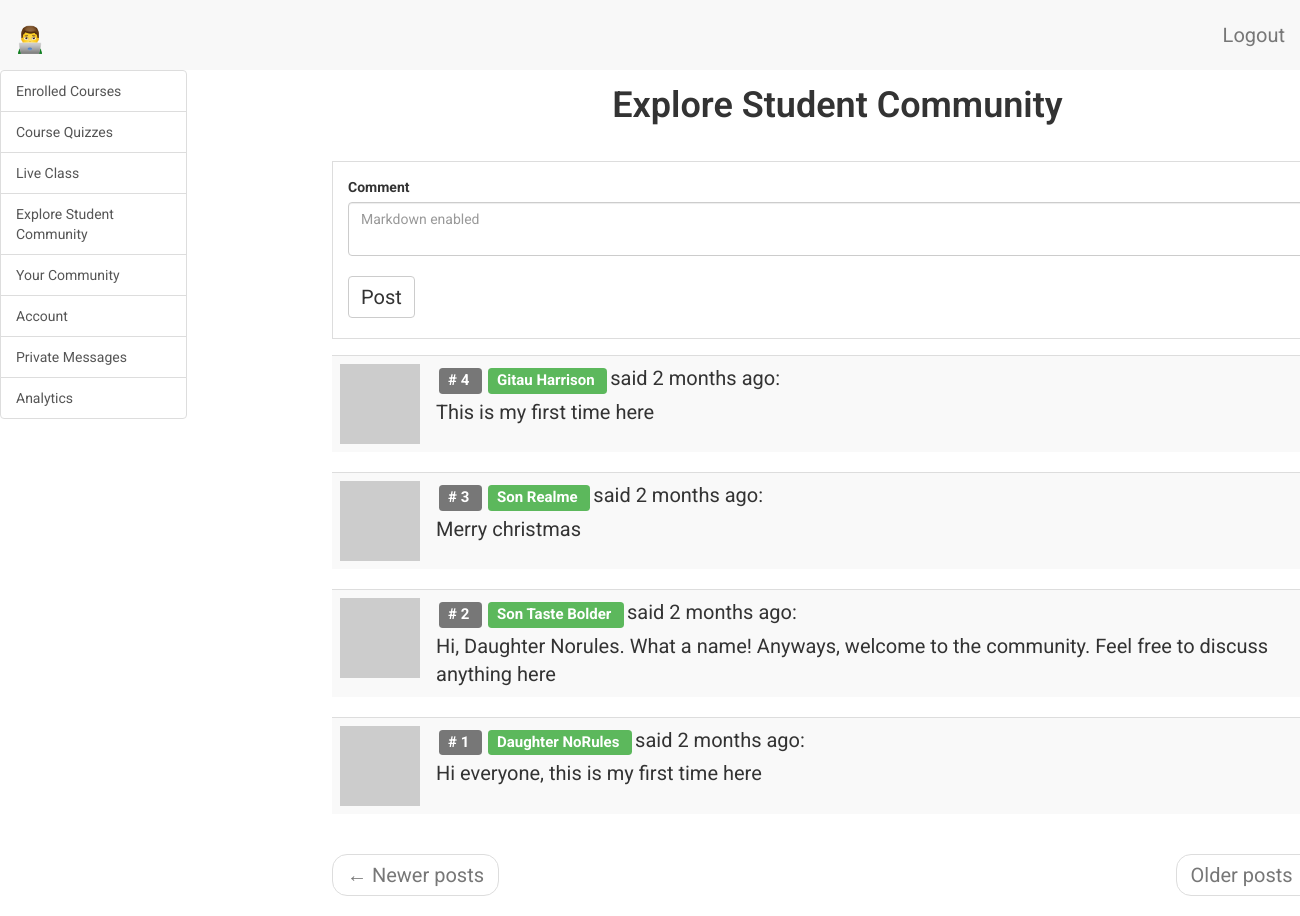
Page /student/dashboard/explore-student-community (signed in) on the committed database.
### app/models.py (models this page shows, shortened)
class CommunityComment(db.Model):
    __tablename__ = 'community_comment'
    id = db.Column(db.Integer, primary_key=True)
    body = db.Column(db.String(140))
    body_html = db.Column(db.Text)
    timestamp = db.Column(db.DateTime, index=True, default=datetime.utcnow)
    student_id = db.Column(db.Integer, db.ForeignKey('student.id'))

class Student(UserMixin, db.Model):
    __tablename__ = 'student'
    id = db.Column(db.Integer, primary_key=True)
    student_full_name = db.Column(db.String(64), index=True, unique=True)
    student_email = db.Column(db.String(120), index=True, unique=True)
    student_phone = db.Column(db.String(120), index=True, unique=True)
    student_school = db.Column(db.String(120), index=True)
    student_age = db.Column(db.Integer, index=True)
    student_course = db.Column(db.String(120), index=True)
    student_password_hash = db.Column(db.String(128))
    student_about_me = db.Column(db.String(140))
    student_last_seen = db.Column(db.DateTime, default=datetime.utcnow)
    parent_id = db.Column(db.Integer, db.ForeignKey('parent.id'))
    messages_sent = db.relationship(
        'StudentMessage',
        foreign_keys='StudentMessage.sender_id',
        backref='author',
        lazy='dynamic'
        )
    messages_received = db.relationship(
        'StudentMessage',
        foreign_keys='StudentMessage.recipient_id',
        backref='recipient',
        lazy='dynamic'
        )
    last_message_read_time = db.Column(db.DateTime)
    notifications = db.relationship(
        'StudentNotification',
        backref='student',
        lazy='dynamic'
        )
    comments = db.relationship(
        'CommunityComment',
        backref='author',
        lazy='dynamic')
    webdev_chapter1_comments = db.relationship(
        'WebDevChapter1Comment',
        backref='author',
        lazy='dynamic')
    webdev_chapter2_comments = db.relationship(
        'WebDevChapter2Comment',
        backref='author',
        lazy='dynamic')
    webdev_chapter3_comments = db.relationship(
        'WebDevChapter3Comment',
        backref='author',
        lazy='dynamic')
    webdev_chapter1_objectives = db.relationship(
        'WebDevChapter1Objectives',
        backref='author',
        lazy='dynamic')
    webdev_chapter2_objectives = db.relationship(
        'WebDevChapter2Objectives',
        backref='author',
        lazy='dynamic')
    webdev_chapter3_objectives = db.relationship(
        'WebDevChapter3Objectives',
        backref='author',
        lazy='dynamic')
    webdev_chapter1_quiz = db.relationship(
        'WebDevChapter1Quiz',
        backref='author',
        lazy='dynamic')
    webdev_chapter2_quiz = db.relationship(
        'WebDevChapter2Quiz',
        backref='author',
        lazy='dynamic')
    webdev_chapter1_quiz_1_options = db.relationship(
        'WebDevChapter1Quiz1Options',
        backref='author',
        lazy='dynamic')
    webdev_chapter2_quiz_1_options = db.relationship(
        'WebDevChapter2Quiz1Options',
        backref='author',
        lazy='dynamic')
    webdev_chapter3_quiz_1_options = db.relationship(
        'WebDevChapter3Quiz1Options',
        backref='author',
        lazy='dynamic')
    webdev_chapter1_quiz_2_options = db.relationship(
        'WebDevChapter1Quiz2Options',
        backref='author',
        lazy='dynamic')
    webdev_chapter2_quiz_2_options = db.relationship(
        'WebDevChapter2Quiz2Options',
        backref='author',
        lazy='dynamic')
    webdev_chapter3_quiz_2_options = db.relationship(
        'WebDevChapter3Quiz2Options',
        backref='author',
        lazy='dynamic')
    webdev_chapter1_quiz_3_options = db.relationship(
        'WebDevChapter1Quiz3Options',
        backref='author',
        lazy='dynamic')
    webdev_chapter2_quiz_3_options = db.relationship(
        'WebDevChapter2Quiz3Options',
        backref='author',
        lazy='dynamic')
    webdev_chapter3_quiz_3_options = db.relationship(
        'WebDevChapter3Quiz3Options',
        backref='author',
        lazy='dynamic')
    webdev_chapter1_quiz_4_options = db.relationship(
        'WebDevChapter1Quiz4Options',
        backref='author',
        lazy='dynamic')
    webdev_chapter2_quiz_4_options = db.relationship(
        'WebDevChapter2Quiz4Options',
        backref='author',
        lazy='dynamic')
    webdev_chapter3_quiz_4_options = db.relationship(
        'WebDevChapter3Quiz4Options',
        backref='author',
        lazy='dynamic')
    webdev_chapter1_quiz_5_options = db.relationship(
        'WebDevChapter1Quiz5Options',
        backref='author',
        lazy='dynamic')
    webdev_chapter2_quiz_5_options = db.relationship(
        'WebDevChapter2Quiz5Options',
        backref='author',
        lazy='dynamic')
    webdev_chapter3_quiz_5_options = db.relationship(
        'WebDevChapter3Quiz5Options',
        backref='author',
        lazy='dynamic')
    general_multi_choice_answer_1 = db.relationship(
        'GeneralMultipleChoicesAnswer1',
        backref='author',
        lazy='dynamic')
    general_multi_choice_answer_2 = db.relationship(
        'GeneralMultipleChoicesAnswer2',
        backref='author',
        lazy='dynamic')
    general_multi_choice_answer_3 = db.relationship(
        'GeneralMultipleChoicesAnswer3',
        backref='author',
        lazy='dynamic')
    general_multi_choice_answer_4 = db.relationship(
        'GeneralMultipleChoicesAnswer4',
        backref='author',
        lazy='dynamic')
    general_multi_choice_answer_5 = db.relationship(
        'GeneralMultipleChoicesAnswer5',
        backref='author',
        lazy='dynamic')
    general_multi_choice_answer_6 = db.relationship(
        'GeneralMultipleChoicesAnswer6',
        backref='author',
        lazy='dynamic')
    general_multi_choice_answer_7 = db.relationship(
        'GeneralMultipleChoicesAnswer7',
        backref='author',
        lazy='dynamic')
    general_multi_choice_answer_8 = db.relationship(
        'GeneralMultipleChoicesAnswer8',
        backref='author',
        lazy='dynamic')
    general_multi_choice_answer_9 = db.relationship(
        'GeneralMultipleChoicesAnswer9',
        backref='author',
        lazy='dynamic')
    general_multi_choice_answer_10 = db.relationship(
        'GeneralMultipleChoicesAnswer10',
        backref='author',
        lazy='dynamic')
    def new_messages(self):
        last_read_time = self.last_message_read_time or datetime(1900, 1, 1)
        return StudentMessage.query.filter_by(recipient=self).filter(
            StudentMessage.timestamp > last_read_time).count()
    def avatar_student(self, size):
        digest = md5(self.student_email.lower().encode('utf-8')).hexdigest()
        return 'https://www.gravatar.com/avatar/{}?d=identicon&s={}'.format(
            digest, size)
    followed = db.relationship(
        'Student',
        secondary=followers,
        primaryjoin=(followers.c.follower_id == id),
        secondaryjoin=(followers.c.followed_id == id),
        backref=db.backref('followers', lazy='dynamic'), lazy='dynamic')

### app/student/routes.py (the view, shortened to what this page needs)
@bp.route('/dashboard/explore-student-community')
@login_required
def dashboard_explore_student_community():
    student = Student.query.filter_by(
        student_full_name=current_user.student_full_name).first()
    comment_form = CommentForm()
    page = request.args.get('page', 1, type=int)
    comments = CommunityComment.query.order_by(
        CommunityComment.timestamp.desc()
        ).paginate(
        page, current_app.config['POSTS_PER_PAGE'], False)
    next_url = url_for(
                    'student.dashboard_explore_student_community',
                    page=comments.next_num) \
        if comments.has_next else None
    prev_url = url_for(
        'student.dashboard_explore_student_community',
        page=comments.prev_num) \
        if comments.has_prev else None
    return render_template(
        'student/explore_student_community.html',
        title='Explore Student Community',
        student=student,
        comment_form=comment_form,
        comments=comments.items,
        next_url=next_url,
        prev_url=prev_url
        )

### app/student/forms.py
class CommentForm(FlaskForm):
    comment = PageDownField(
        'Comment',
        validators=[DataRequired()],
        render_kw={"placeholder": "Markdown enabled"})
    submit = SubmitField('Post')

### app/models.py (called while the page is built)
@login.user_loader
def load_student(id):
    return Student.query.get(int(id))

### app/student/routes.py (called while the page is built)
@bp.before_request
def before_request():
    if current_user.is_authenticated:
        current_user.student_last_seen = datetime.utcnow()
        db.session.commit()

### app/templates/student/explore_student_community.html (shortened to what this page needs)
{% extends 'base.html' %}
{% import 'bootstrap/wtf.html' as wtf %}
{% block student_app_content %}
    <div class="row">
        <div class="col-sm-12">
        </div>
    </div>
    <div class="row text-center">
        <div class="col-sm-12 student-content-title">
            <h1>{{ title }}</h1>
        </div>
    </div>
    <div id="explore-community" class="tabcontent">
        <div class="row">
            <div class="col-sm-12 my-form">
                {{ wtf.quick_form(comment_form) }}
            </div>
            <div class="col-sm-6">
            </div>
        </div>
        <div class="row">
            <div class="col-sm-12">
                {% for comment in comments %}
                    {% include 'student/_comments_students.html' %}
                {% endfor %}
            </div>
        </div>
        <div class="row">
            <div class="col-sm-12">
                <nav aria-label="...">
                    <ul class="pager">
                        <li class="previous{% if not prev_url %} disabled{% endif %}">
                            <a href="{{ prev_url or '#' }}">
                                <span aria-hidden="true">&larr;</span> Newer posts
                            </a>
                        </li>
                        <li class="next{% if not next_url %} disabled{% endif %}">
                            <a href="{{ next_url or '#' }}">
                                Older posts <span aria-hidden="true">&rarr;</span>
                            </a>
                        </li>
                    </ul>
                </nav>
            </div>
        </div>
    </div>
{% endblock %}

### app/templates/student/_comments_students.html
<table class="table table-striped">
    <tr valign='top'>
        <td width="30px">
            <a href=" {{ url_for('student.profile_student', student_full_name=comment.author.student_full_name) }} ">
                <img src=" {{ comment.author.avatar_student(30) }}  ">
            </a>
        </td>
        <td>
            <span class="comment-id label label-default"># {{ comment.id }} </span>
            <span class="student_popup">
                <a href="{{ url_for('student.profile_student', student_full_name=comment.author.student_full_name) }}">
                    <span class="label label-success"> {{ comment.author.student_full_name }} </span>
                </a>
            </span>
            said {{ moment(comment.timestamp).fromNow() }}:
            <br>
            <div class="comment-body">
                {% if comment.body_html %}
                    {{ comment.body_html | safe }}
                {% else %}
                    {{ comment.body }}
                {% endif %}
            </div>
        </td>
    </tr>
</table>

### app/static/css/main.css (style rules this page uses)
.my-form, .card-deck { padding: 15px; border: 1px solid #ddd; margin: 15px; }
.label { margin: 3px; }
html, body { font-family: 'Roboto', sans-serif; }
h1 { padding-bottom: 10px; font-weight: 600; margin-top: 0px; padding-top: 0px; }
p, li { line-height: 30px; margin-top: 10px; margin-bottom: 10px; }
p, li, td, .btn, .btn-alt, .schedule-btn { font-size: 20px; }
.comment-body { margin-top: 5px; }
.review-title h1, .student-content-title h1, .admin-content-title h1 { padding-top: 15px; }
.btn { margin-top: 5px; margin-bottom: 5px; }
.tabcontent { float: left; padding: 0px 12px; width: 99%; border-left: none; height: 300px; }

### rows in the picture
CommunityComment: id "4", author.student_full_name "Gitau Harrison", timestamp "2 months ago", body "This is my first time here"
CommunityComment: id "3", author.student_full_name "Son Realme", timestamp "2 months ago", body "Merry christmas"
CommunityComment: id "2", author.student_full_name "Son Taste Bolder", timestamp "2 months ago", body "Hi, Daughter Norules. What a name! Anyways, welcome to the community. Feel free to discuss anything here"
CommunityComment: id "1", author.student_full_name "Daughter NoRules", timestamp "2 months ago", body "Hi everyone, this is my first time here"

### other values in the picture
{{ title }} "Explore Student Community"
